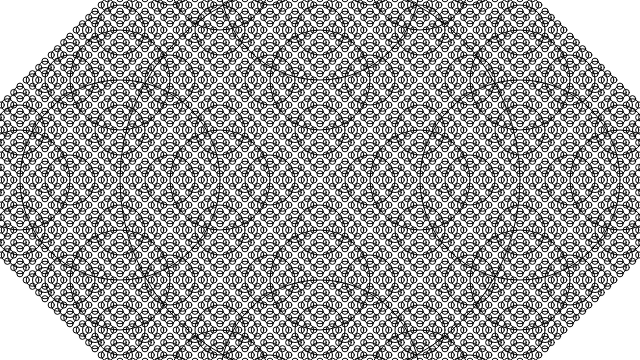
Frame 1 (no input)
Frame 2 (the mouse pressed at the canvas centre, redrawn once): identical to frame 1, image omitted

The p5.js sketch that drew this single still picture (run headless with seeded random() and noise() and a simulated clock; the mouse was pressed at the canvas centre and the sketch redrawn once):

// p5.js sketch
// ── sketch.js
// The Nature of Code
// Daniel Shiffman
// http://natureofcode.com

// Simple Recursion

function setup() {
  createCanvas(640, 360);  
}

function draw() {
  background(255);
  drawCircle(width/2, height/2, 400);
  noLoop();
}

function drawCircle(x, y, radius) {
  noFill();
  stroke(0);
  ellipse(x, y, radius, radius);
  if (radius > 8) {
    // Four circles! left right, up and down
    drawCircle(x + radius/2, y, radius/2);
    drawCircle(x - radius/2, y, radius/2);
    drawCircle(x, y + radius/2, radius/2);
    drawCircle(x, y - radius/2, radius/2);
  }
}
